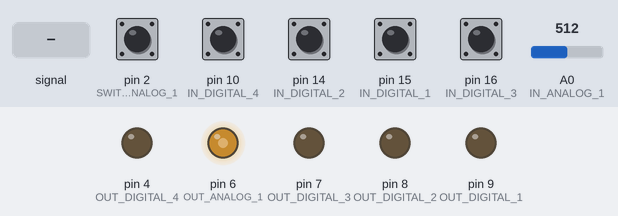
The sketch below on a simulated Arduino Leonardo, built with avr-gcc and run on an emulated ATmega32U4. Parts: output pins drawn as LEDs (lit = HIGH). The test bench sets the inputs (shaded band); at power-on: pin 2 (SWITCH_ANALOG_1), pin 10 (IN_DIGITAL_4), pin 14 (IN_DIGITAL_2), pin 15 (IN_DIGITAL_1), pin 16 (IN_DIGITAL_3) HIGH, A0 (IN_ANALOG_1) = 512.

Above: at 7.5 s.
7.6 s: A0 (IN_ANALOG_1) fed a 200 Hz sine of ±81 counts around its level
10.6 s: A0 (IN_ANALOG_1) set to 900
At 11.4 s:
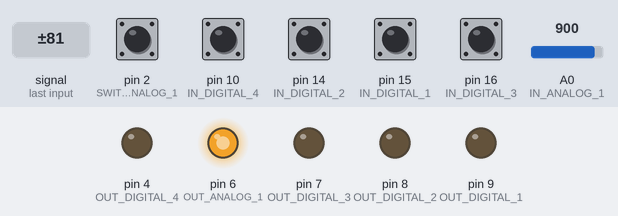
12.1 s: pin 10 (IN_DIGITAL_4) pulled LOW for 0.15 s
At 12.4 s:
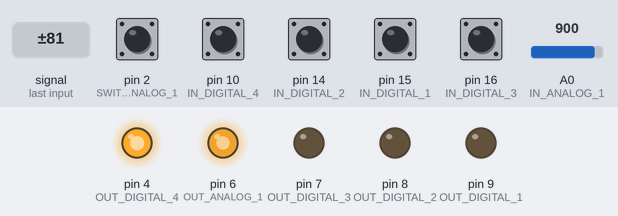
13.7 s: pin 2 (SWITCH_ANALOG_1) pulled LOW for 0.15 s
At 13.77 s:
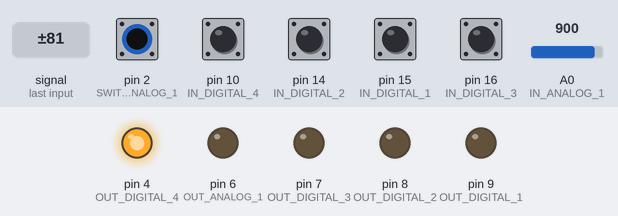
15.3 s: pin 14 (IN_DIGITAL_2) pulled LOW for 0.15 s
At 16.2 s:
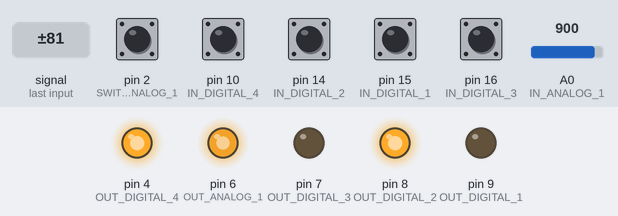
16.9 s: pin 15 (IN_DIGITAL_1) pulled LOW for 0.15 s
At 17.4 s:
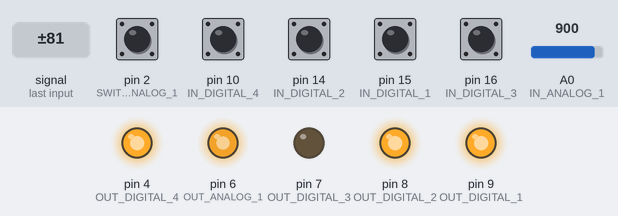
Timing chart, 0 to 19.5 s (numbered marks = the images above; inputs shaded):
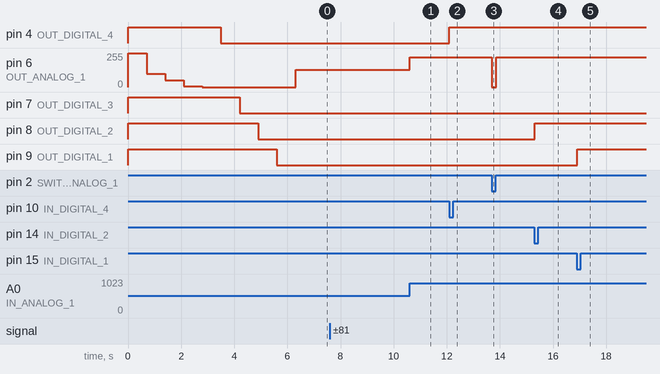

Measured:
- after the input at 10.6 s, pin 6 (OUT_ANALOG_1): 128/255 → 225/255 at once
- after the input at 12.1 s, pin 4 (OUT_DIGITAL_4): LOW → HIGH at once
- after the input at 13.7 s, pin 6 (OUT_ANALOG_1): 225/255 → 0/255 at once, → 225/255 0.16 s later
- after the input at 15.3 s, pin 8 (OUT_DIGITAL_2): LOW → HIGH at once
- after the input at 16.9 s, pin 9 (OUT_DIGITAL_1): LOW → HIGH at once

The sketch:

primitiv-controller.ino
```cpp
#include <MIDIUSB.h>

//#define DEBUG

#define MIDI_CHANNEL 0
#define MIDI_BASE_ID 44
#define MIDI_ANALOG_CONTROL 1
#define BAUD_RATE 115200
#define DELAY 500

#define MEASURE_REPEAT_COUNT 50

#define IN_ANALOG_1 A0
#define OUT_ANALOG_1 6
#define SWITCH_ANALOG_1 2

#define IN_DIGITAL_1 15
#define IN_DIGITAL_2 14
#define IN_DIGITAL_3 16
#define IN_DIGITAL_4 10

#define OUT_DIGITAL_1 9
#define OUT_DIGITAL_2 8
#define OUT_DIGITAL_3 7
#define OUT_DIGITAL_4 4

#define PEDAL_STATE_OFF 0
#define PEDAL_STATE_WAITING 1
#define PEDAL_STATE_PREPARED 2
#define PEDAL_STATE_ON 3

void setup()
{
  Serial.begin(BAUD_RATE);

  pinMode(IN_DIGITAL_1, INPUT_PULLUP);
  pinMode(IN_DIGITAL_2, INPUT_PULLUP);
  pinMode(IN_DIGITAL_3, INPUT_PULLUP);
  pinMode(IN_DIGITAL_4, INPUT_PULLUP);
  pinMode(SWITCH_ANALOG_1, INPUT_PULLUP);

  pinMode(OUT_DIGITAL_1, OUTPUT);
  pinMode(OUT_DIGITAL_2, OUTPUT);
  pinMode(OUT_DIGITAL_3, OUTPUT);
  pinMode(OUT_DIGITAL_4, OUTPUT);

  pinMode(IN_ANALOG_1, INPUT);
  pinMode(OUT_ANALOG_1, OUTPUT);

  initTest();
}
byte digitalInputs[4] = {IN_DIGITAL_1, IN_DIGITAL_2, IN_DIGITAL_3, IN_DIGITAL_4};
byte digitalOutputs[4] = {OUT_DIGITAL_1, OUT_DIGITAL_2, OUT_DIGITAL_3, OUT_DIGITAL_4};
int prevMidiValue = 0;
byte prevDigitalInput = 0, digitalValue = 0;
int pedalValue = 0;
unsigned long pedalUpWaitingTime = 0;
unsigned long pedalWaitingTime = 0;
int pedalState = PEDAL_STATE_OFF;

void loop()
{
  byte digitalInput = 0;
  midiEventPacket_t rx;

  /**** MIDI input ****/
  do
  {
    rx = MidiUSB.read();
    if (rx.header != 0)
    {
      byte type = rx.byte1 & 0xF0;
      byte channel = rx.byte1 & 0x0F;
      byte data = rx.byte2;
      byte button = data - MIDI_BASE_ID;
      byte value = rx.byte3;

      if (type == 0xB0 && channel == MIDI_CHANNEL)
      {
        if (button >= 0 && button < 4)
        {
          bitWrite(digitalValue, button, value > 64);
          digitalWrite(digitalOutputs[button], value > 64);
        }
      }
    }
  } while (rx.header != 0);

  /**** DIGITAL ****/
  for (byte i = 0; i < 4; i++)
  {
    bitWrite(digitalInput, i, !digitalRead(digitalInputs[i]));
  }
  if (digitalInput > prevDigitalInput)
  {
    byte oldDigitalValue = digitalValue;
    digitalValue = digitalInput ^ prevDigitalInput ^ digitalValue;
    //Serial.println(digitalInput, BIN);
    for (byte i = 0; i < 4; i++)
    {
      byte bitValue = bitRead(digitalValue, i);
      if (bitRead(oldDigitalValue, i) != bitValue)
      {
        digitalWrite(digitalOutputs[i], bitValue);
        midiEventPacket_t event = {0x0B, 0xB0 | MIDI_CHANNEL, MIDI_BASE_ID - i, bitValue ? 127 : 0};
        MidiUSB.sendMIDI(event);
        MidiUSB.flush();
        //Serial.println(MIDI_BASE_ID + i);
      }
    }
  }
  prevDigitalInput = digitalInput;

  /**** ANALOG ****/
  if (digitalRead(SWITCH_ANALOG_1))
  {
    long int avgValue1 = 0;
    for (int i = 0; i < MEASURE_REPEAT_COUNT; i++)
    {
      avgValue1 += analogRead(IN_ANALOG_1);
      delayMicroseconds(DELAY / MEASURE_REPEAT_COUNT);
    }
    avgValue1 = (avgValue1 / MEASURE_REPEAT_COUNT);
    int midiValue1 = avgValue1 >> 3;

    analogWrite(OUT_ANALOG_1, avgValue1 >> 2);

    long int waitingTime = micros() - pedalWaitingTime;
    long int upWaitingTime = micros() - pedalUpWaitingTime;

    if (midiValue1 < prevMidiValue) // backward move resets
    {
      pedalState = PEDAL_STATE_OFF;
    }
    if (midiValue1 < 3)
    {
      pedalState = PEDAL_STATE_WAITING;
      pedalWaitingTime = micros();
    }

    switch (pedalState)
    {
    case PEDAL_STATE_WAITING:
      if (waitingTime > 800000)
      {
        pedalState = PEDAL_STATE_OFF;
      }
      if (midiValue1 > 125)
      {
        pedalState = PEDAL_STATE_PREPARED;
        pedalUpWaitingTime = micros();
      }
      break;

    case PEDAL_STATE_PREPARED:
      if (upWaitingTime > 300000)
      {
        pedalState = PEDAL_STATE_ON;
      }
      break;

    case PEDAL_STATE_ON:
      pedalValue = pedalValue == 127 ? 0 : 127;
      midiEventPacket_t event = {0x0B, 0xB0 | MIDI_CHANNEL, MIDI_BASE_ID - 4, pedalValue};
      MidiUSB.sendMIDI(event);
      MidiUSB.flush();
      pedalState = PEDAL_STATE_OFF;
      break;
    }
    if (abs(midiValue1 - prevMidiValue) > 1)
    {
      midiEventPacket_t event = {0x0B, 0xB0 | MIDI_CHANNEL, MIDI_ANALOG_CONTROL, midiValue1};
      MidiUSB.sendMIDI(event);
      MidiUSB.flush();
    }
#ifdef DEBUG
    Serial.println(String("PEDALstate:") + pedalState);
#endif

    prevMidiValue = midiValue1;
  }
  else
  {
    analogWrite(OUT_ANALOG_1, 0);
    delayMicroseconds(DELAY);
  }
}

void initTest()
{
  int interval = 700;

  //Serial.print("Init test...");
  digitalWrite(OUT_DIGITAL_1, HIGH);
  digitalWrite(OUT_DIGITAL_2, HIGH);
  digitalWrite(OUT_DIGITAL_3, HIGH);
  digitalWrite(OUT_DIGITAL_4, HIGH);
  analogWrite(OUT_ANALOG_1, 255);
  delay(interval);
  analogWrite(OUT_ANALOG_1, 100);
  delay(interval);
  analogWrite(OUT_ANALOG_1, 50);
  delay(interval);
  analogWrite(OUT_ANALOG_1, 5);
  delay(interval);
  analogWrite(OUT_ANALOG_1, 0);
  delay(interval);
  digitalWrite(OUT_DIGITAL_4, LOW);
  delay(interval);
  digitalWrite(OUT_DIGITAL_3, LOW);
  delay(interval);
  digitalWrite(OUT_DIGITAL_2, LOW);
  delay(interval);
  digitalWrite(OUT_DIGITAL_1, LOW);
  delay(interval);
  //Serial.println("Done.");
}
```
